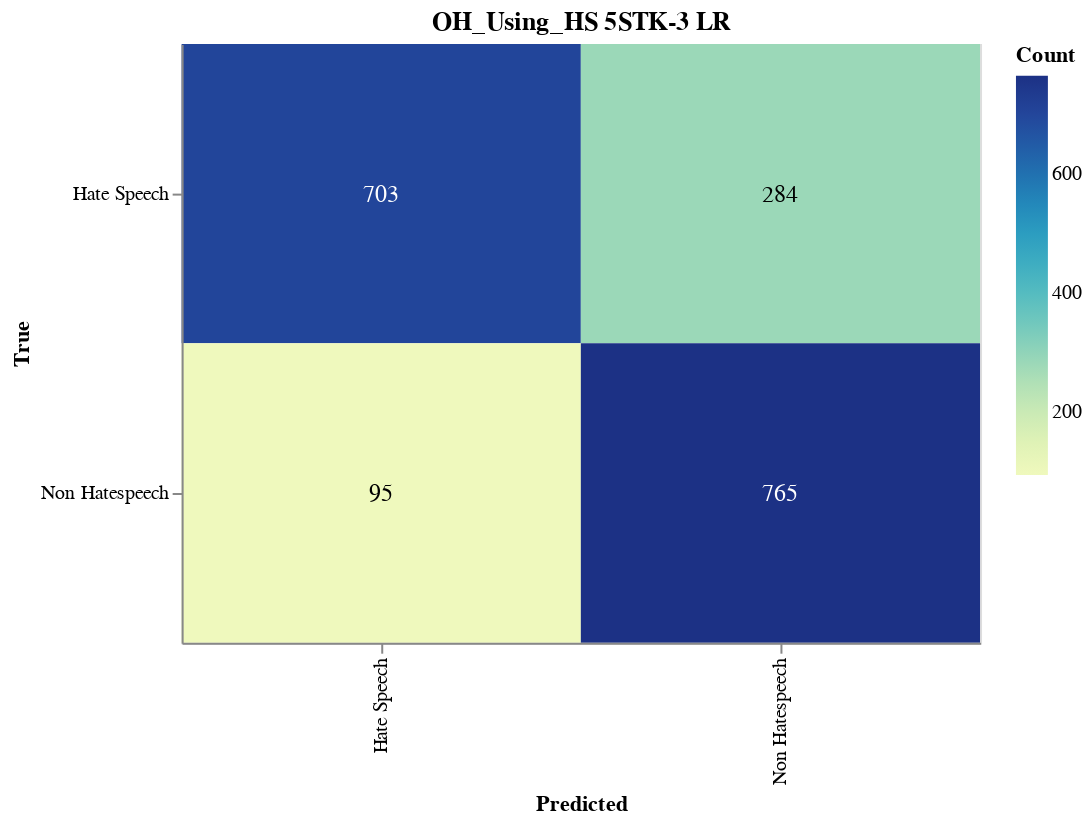

The notebook cell saved with this chart:
### Markdown cell above
#### Save CM

### Code cell
import altair as alt
import altair_saver
import pandas as pd
from sklearn.metrics import confusion_matrix

# Calculate the confusion matrix
cm = confusion_matrix(y_val, adjusted_predictions)

# Define class names
class_names = ['Hate Speech', 'Non Hatespeech']

# Convert confusion matrix to DataFrame
cm_df = pd.DataFrame(cm, index=class_names, columns=class_names).reset_index().melt(id_vars='index')
cm_df.columns = ['True', 'Predicted', 'Count']

# Ensure the order of categories
cm_df['True'] = pd.Categorical(cm_df['True'], categories=class_names, ordered=True)
cm_df['Predicted'] = pd.Categorical(cm_df['Predicted'], categories=class_names, ordered=True)

# Create the Altair plot
heatmap = alt.Chart(cm_df).mark_rect().encode(
    x=alt.X('Predicted:O', sort=class_names),
    y=alt.Y('True:O', sort=class_names),
    color='Count:Q',
    tooltip=['True', 'Predicted', 'Count']
).properties(
    width=400,
    height=300,
    title='OH_Using_HS 5STK-3 LR'
)

# Add text labels
text = heatmap.mark_text(
    align='center',
    baseline='middle',
    fontSize=12
).encode(
    text='Count:Q',
    color=alt.condition(
        alt.datum.Count > cm.max() / 2,
        alt.value('white'),
        alt.value('black')
    )
)

# Combine heatmap and text
final_chart = heatmap + text

# Display the plot
final_chart.show()

### Figure 1 — Vega-Lite specification as saved in the notebook (floating-point values rounded to 4 significant figures)
{"config": {"view": {"continuousWidth": 300, "continuousHeight": 300}}, "layer": [{"mark": {"type": "rect"}, "encoding": {"color": {"field": "Count", "type": "quantitative"}, "tooltip": [{"field": "True", "type": "ordinal"}, {"field": "Predicted", "type": "ordinal"}, {"field": "Count", "type": "quantitative"}], "x": {"field": "Predicted", "sort": ["Hate Speech", "Non Hatespeech"], "type": "ordinal"}, "y": {"field": "True", "sort": ["Hate Speech", "Non Hatespeech"], "type": "ordinal"}}, "title": "OH_Using_HS 5STK-3 LR"}, {"mark": {"type": "text", "align": "center", "baseline": "middle", "fontSize": 12}, "encoding": {"color": {"condition": {"test": "(datum.Count > 382.5)", "value": "white"}, "value": "black"}, "text": {"field": "Count", "type": "quantitative"}, "tooltip": [{"field": "True", "type": "ordinal"}, {"field": "Predicted", "type": "ordinal"}, {"field": "Count", "type": "quantitative"}], "x": {"field": "Predicted", "sort": ["Hate Speech", "Non Hatespeech"], "type": "ordinal"}, "y": {"field": "True", "sort": ["Hate Speech", "Non Hatespeech"], "type": "ordinal"}}, "title": "OH_Using_HS 5STK-3 LR"}], "data": {"name": "data-56003699cb6fd9fc6df05869794e7714"}, "height": 300, "width": 400, "$schema": "https://vega.github.io/schema/vega-lite/v5.17.0.json", "datasets": {"data-56003699cb6fd9fc6df05869794e7714": [{"True": "Hate Speech", "Predicted": "Hate Speech", "Count": 703}, {"True": "Non Hatespeech", "Predicted": "Hate Speech", "Count": 95}, {"True": "Hate Speech", "Predicted": "Non Hatespeech", "Count": 284}, {"True": "Non Hatespeech", "Predicted": "Non Hatespeech", "Count": 765}]}}
